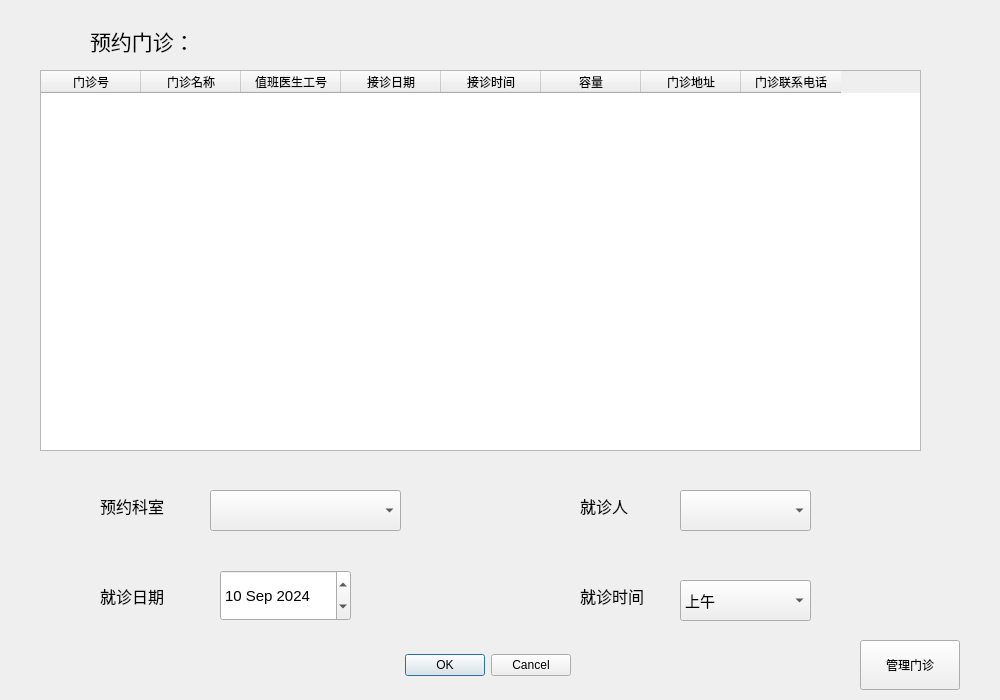
<?xml version="1.0" encoding="UTF-8"?>
<ui version="4.0">
 <class>AppointmentDlg</class>
 <widget class="QDialog" name="AppointmentDlg">
  <property name="geometry">
   <rect>
    <x>0</x>
    <y>0</y>
    <width>1000</width>
    <height>700</height>
   </rect>
  </property>
  <property name="windowTitle">
   <string>Dialog</string>
  </property>
  <widget class="QDialogButtonBox" name="buttonBox">
   <property name="geometry">
    <rect>
     <x>390</x>
     <y>640</y>
     <width>181</width>
     <height>51</height>
    </rect>
   </property>
   <property name="orientation">
    <enum>Qt::Orientation::Horizontal</enum>
   </property>
   <property name="standardButtons">
    <set>QDialogButtonBox::StandardButton::Cancel|QDialogButtonBox::StandardButton::Ok</set>
   </property>
  </widget>
  <widget class="QTableWidget" name="tableWidget_Outpatient">
   <property name="geometry">
    <rect>
     <x>40</x>
     <y>70</y>
     <width>881</width>
     <height>381</height>
    </rect>
   </property>
   <column>
    <property name="text">
     <string>门诊号</string>
    </property>
   </column>
   <column>
    <property name="text">
     <string>门诊名称</string>
    </property>
   </column>
   <column>
    <property name="text">
     <string>值班医生工号</string>
    </property>
   </column>
   <column>
    <property name="text">
     <string>接诊日期</string>
    </property>
   </column>
   <column>
    <property name="text">
     <string>接诊时间</string>
    </property>
   </column>
   <column>
    <property name="text">
     <string>容量</string>
    </property>
   </column>
   <column>
    <property name="text">
     <string>门诊地址</string>
    </property>
   </column>
   <column>
    <property name="text">
     <string>门诊联系电话</string>
    </property>
   </column>
  </widget>
  <widget class="QPushButton" name="pushButton_ManageOutPatient">
   <property name="geometry">
    <rect>
     <x>860</x>
     <y>640</y>
     <width>100</width>
     <height>50</height>
    </rect>
   </property>
   <property name="text">
    <string>管理门诊</string>
   </property>
  </widget>
  <widget class="QLabel" name="labe_Appointment">
   <property name="geometry">
    <rect>
     <x>90</x>
     <y>10</y>
     <width>151</width>
     <height>61</height>
    </rect>
   </property>
   <property name="font">
    <font>
     <family>Modern No. 20</family>
     <pointsize>16</pointsize>
    </font>
   </property>
   <property name="text">
    <string>预约门诊：</string>
   </property>
  </widget>
  <widget class="QComboBox" name="comboBox_PatientName">
   <property name="geometry">
    <rect>
     <x>680</x>
     <y>490</y>
     <width>131</width>
     <height>41</height>
    </rect>
   </property>
   <property name="font">
    <font>
     <pointsize>11</pointsize>
    </font>
   </property>
  </widget>
  <widget class="QLabel" name="label_PatientName">
   <property name="geometry">
    <rect>
     <x>580</x>
     <y>490</y>
     <width>81</width>
     <height>31</height>
    </rect>
   </property>
   <property name="font">
    <font>
     <pointsize>12</pointsize>
    </font>
   </property>
   <property name="text">
    <string>就诊人</string>
   </property>
  </widget>
  <widget class="QComboBox" name="comboBox_OutpatientName">
   <property name="geometry">
    <rect>
     <x>210</x>
     <y>490</y>
     <width>191</width>
     <height>41</height>
    </rect>
   </property>
   <property name="font">
    <font>
     <pointsize>11</pointsize>
    </font>
   </property>
  </widget>
  <widget class="QLabel" name="label_OutpatientName">
   <property name="geometry">
    <rect>
     <x>100</x>
     <y>490</y>
     <width>81</width>
     <height>31</height>
    </rect>
   </property>
   <property name="font">
    <font>
     <pointsize>12</pointsize>
    </font>
   </property>
   <property name="text">
    <string>预约科室</string>
   </property>
  </widget>
  <widget class="QComboBox" name="comboBox_Time">
   <property name="geometry">
    <rect>
     <x>680</x>
     <y>580</y>
     <width>131</width>
     <height>41</height>
    </rect>
   </property>
   <property name="font">
    <font>
     <pointsize>11</pointsize>
    </font>
   </property>
   <item>
    <property name="text">
     <string>上午</string>
    </property>
   </item>
   <item>
    <property name="text">
     <string>下午</string>
    </property>
   </item>
  </widget>
  <widget class="QLabel" name="label_Time">
   <property name="geometry">
    <rect>
     <x>580</x>
     <y>580</y>
     <width>81</width>
     <height>31</height>
    </rect>
   </property>
   <property name="font">
    <font>
     <pointsize>12</pointsize>
    </font>
   </property>
   <property name="text">
    <string>就诊时间</string>
   </property>
  </widget>
  <widget class="QLabel" name="label_Date">
   <property name="geometry">
    <rect>
     <x>100</x>
     <y>580</y>
     <width>81</width>
     <height>31</height>
    </rect>
   </property>
   <property name="font">
    <font>
     <pointsize>12</pointsize>
    </font>
   </property>
   <property name="text">
    <string>就诊日期</string>
   </property>
  </widget>
  <widget class="QDateEdit" name="dateEdit_Date">
   <property name="geometry">
    <rect>
     <x>220</x>
     <y>570</y>
     <width>131</width>
     <height>51</height>
    </rect>
   </property>
   <property name="font">
    <font>
     <pointsize>11</pointsize>
    </font>
   </property>
   <property name="dateTime">
    <datetime>
     <hour>0</hour>
     <minute>0</minute>
     <second>0</second>
     <year>2024</year>
     <month>9</month>
     <day>10</day>
    </datetime>
   </property>
   <property name="date">
    <date>
     <year>2024</year>
     <month>9</month>
     <day>10</day>
    </date>
   </property>
  </widget>
  <widget class="QLabel" name="label_Image">
   <property name="geometry">
    <rect>
     <x>20</x>
     <y>10</y>
     <width>69</width>
     <height>51</height>
    </rect>
   </property>
   <property name="styleSheet">
    <string notr="true">image: url(:/Outpatient.png);</string>
   </property>
   <property name="text">
    <string/>
   </property>
  </widget>
 </widget>
 <resources/>
 <connections>
  <connection>
   <sender>buttonBox</sender>
   <signal>accepted()</signal>
   <receiver>AppointmentDlg</receiver>
   <slot>accept()</slot>
   <hints>
    <hint type="sourcelabel">
     <x>248</x>
     <y>254</y>
    </hint>
    <hint type="destinationlabel">
     <x>157</x>
     <y>274</y>
    </hint>
   </hints>
  </connection>
  <connection>
   <sender>buttonBox</sender>
   <signal>rejected()</signal>
   <receiver>AppointmentDlg</receiver>
   <slot>reject()</slot>
   <hints>
    <hint type="sourcelabel">
     <x>316</x>
     <y>260</y>
    </hint>
    <hint type="destinationlabel">
     <x>286</x>
     <y>274</y>
    </hint>
   </hints>
  </connection>
 </connections>
</ui>
